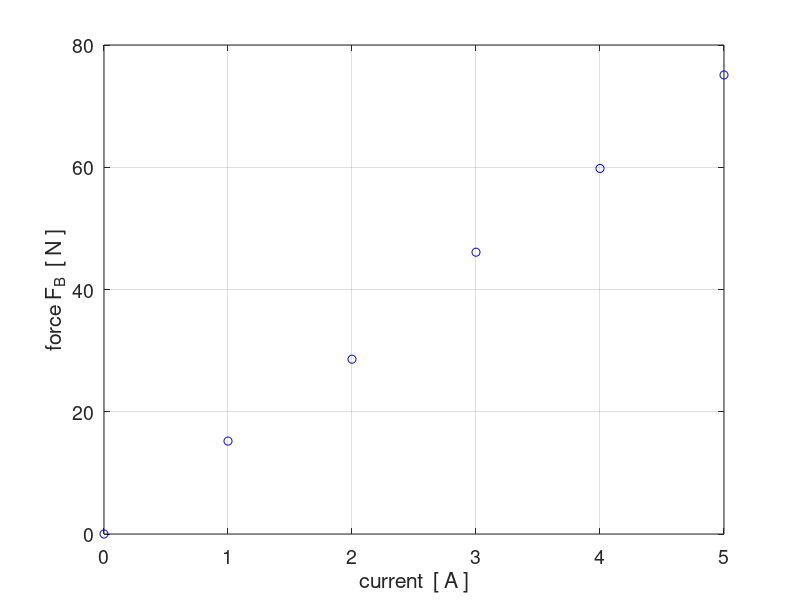

Write MATLAB code to recreate this figure.
%spP6013.m

clear 
clc
close all

F = [0 15.2	28.6 46.1 59.8 75.1];
I = 0:5;

figure(1)
plot(I,F,'bo')
xlabel('current  [ A ]')
ylabel('force F_B  [ N ]')
grid on
set(gca,'fontsize',14)
